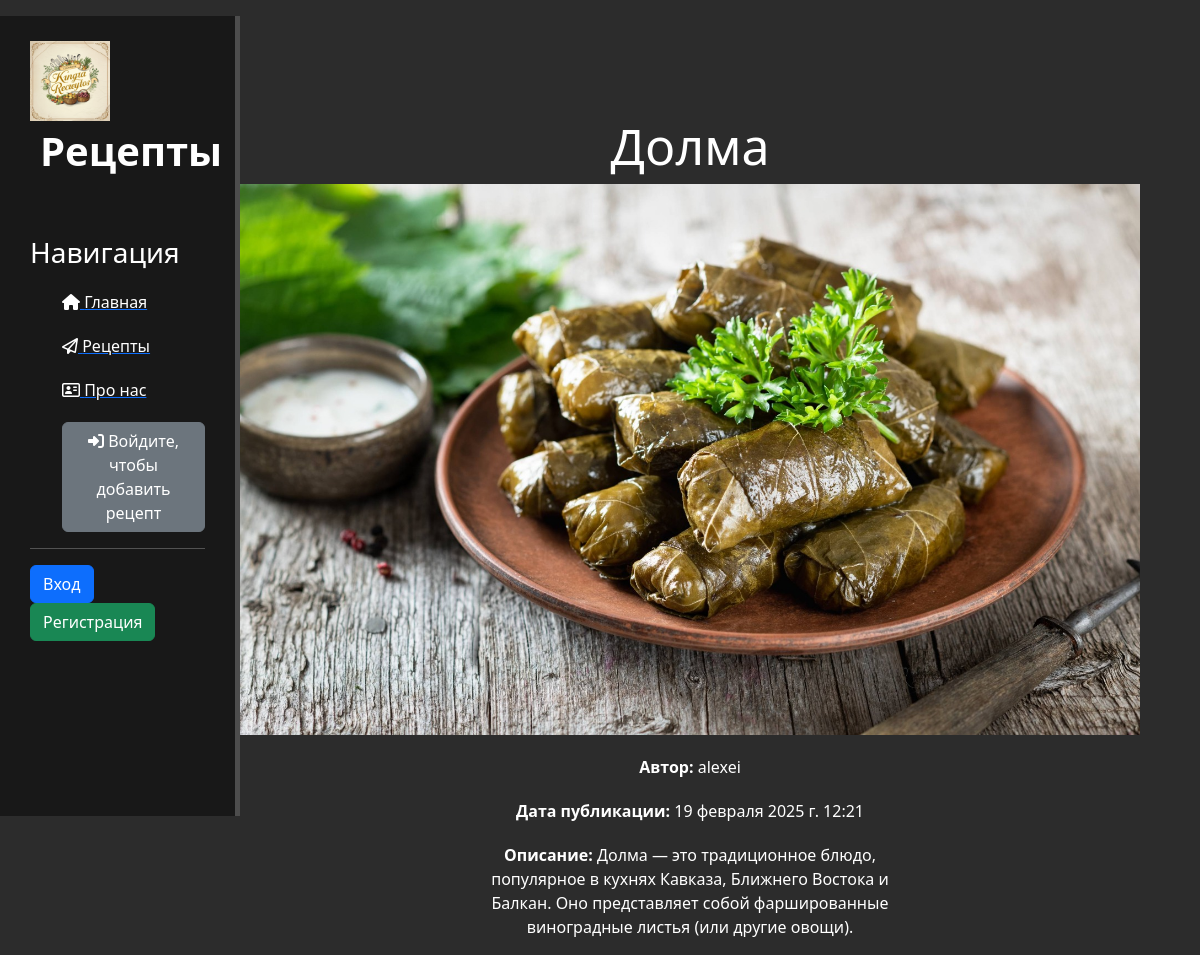
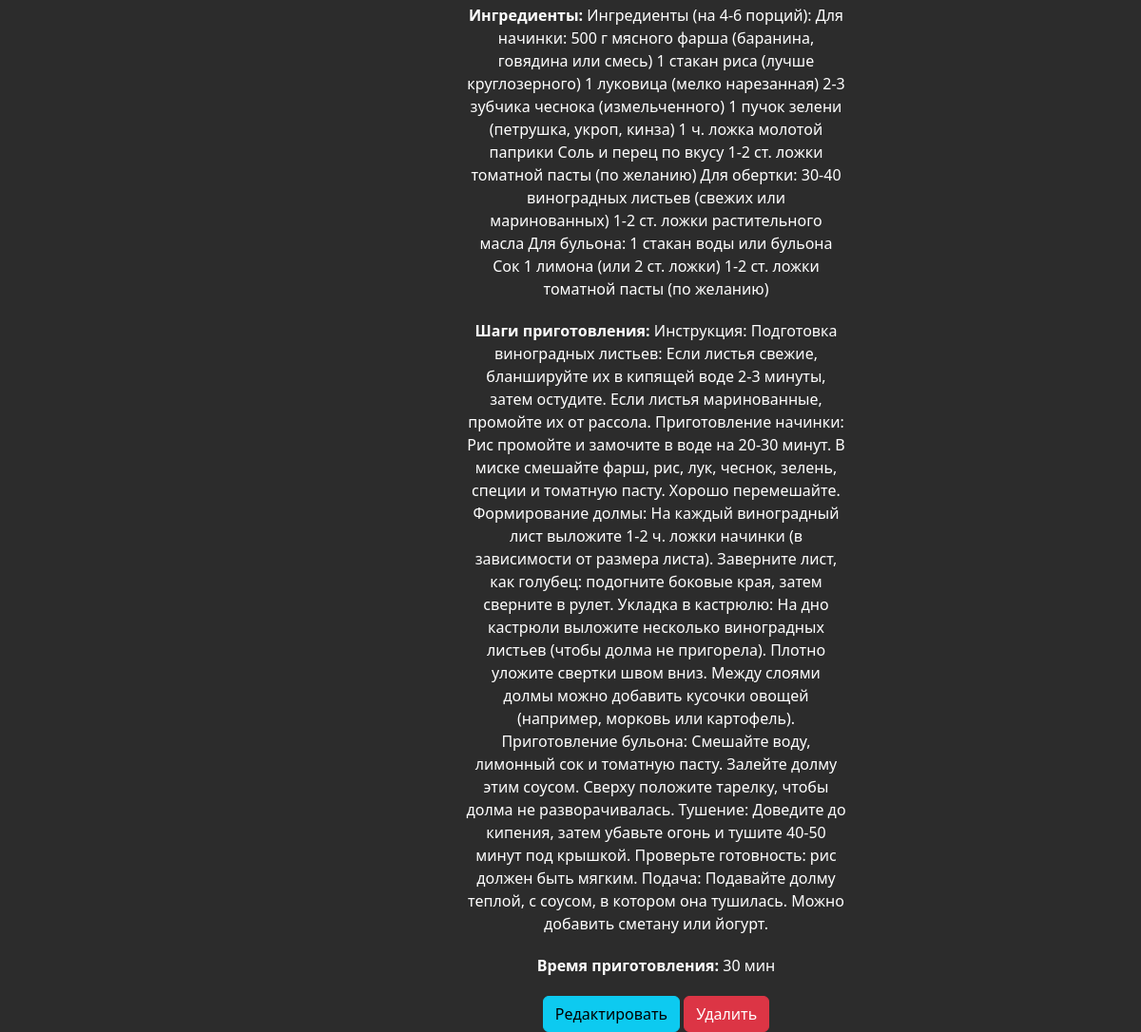
Page /recipes/6/ on the earlier database version (2 pictures, top to bottom).
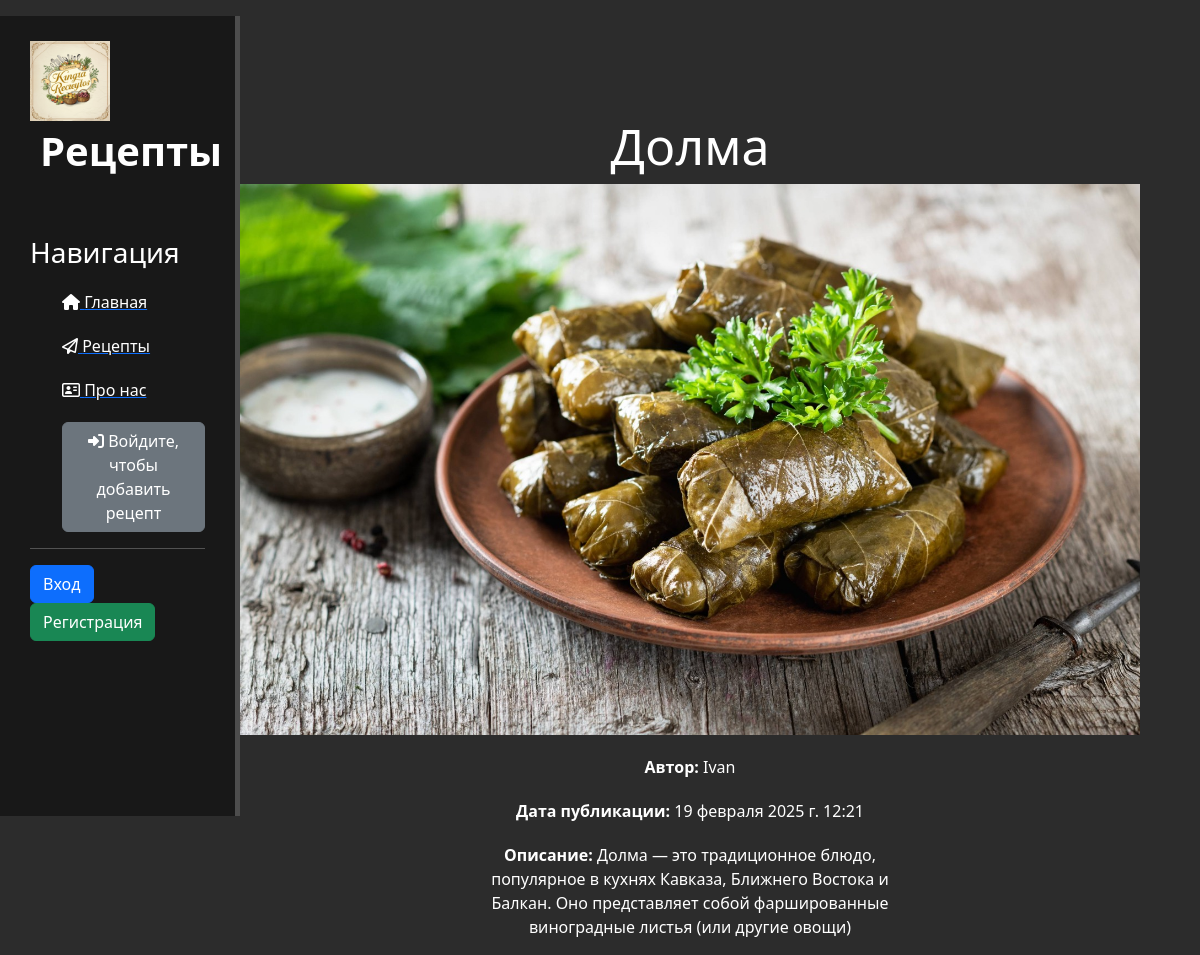
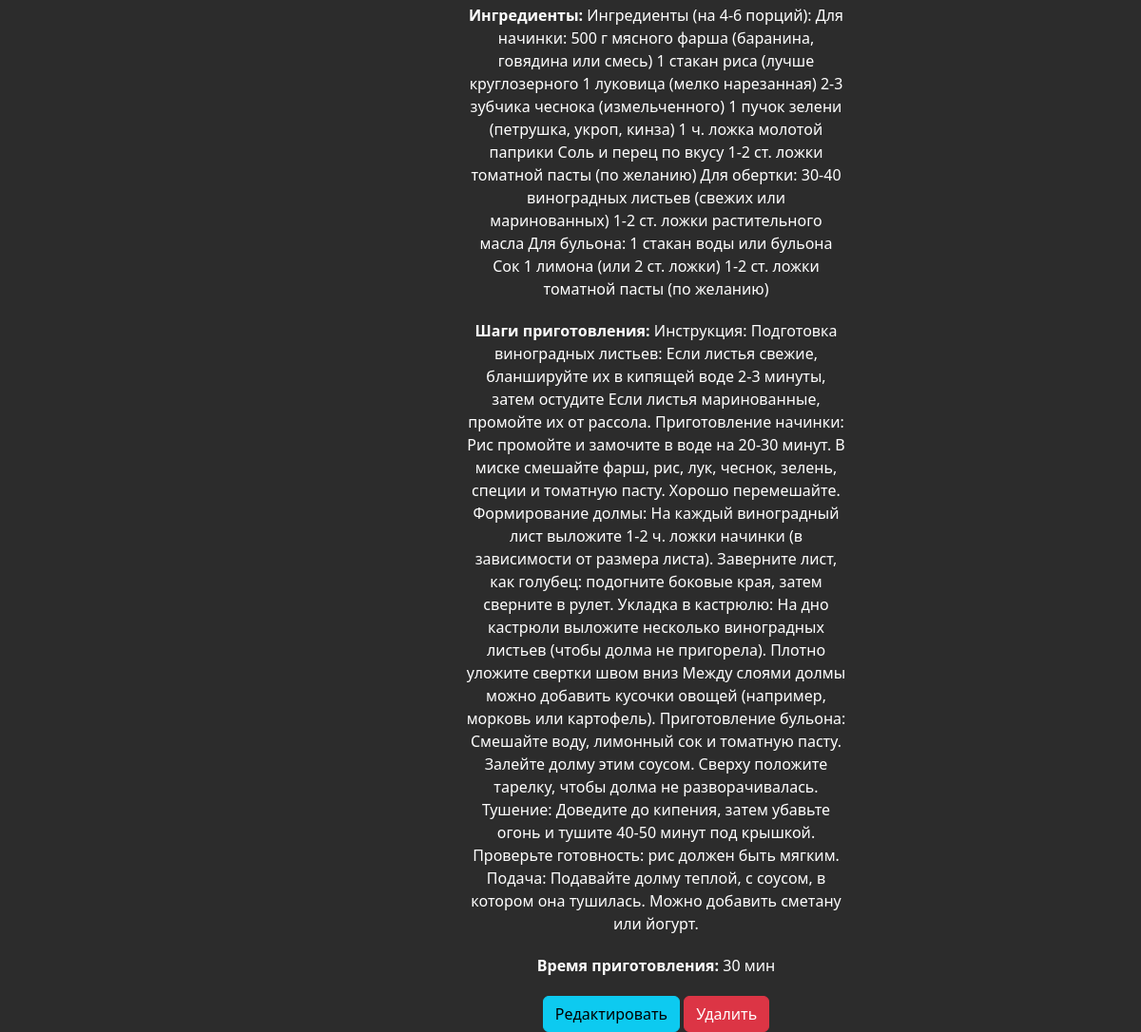
Same page on the later database version (2 pictures, top to bottom).
### recipes/models.py (models this page shows, shortened)
class Recipes(models.Model):
    title = models.CharField('Название', max_length=100)
    description = models.TextField('Описание', default='')
    steps = models.TextField('Шаги приготовления', default='')
    cooking_time = models.PositiveIntegerField('Время приготовления (мин)')
    ingredients = models.TextField('Ингредиенты', default='')
    image = models.ImageField('Изображение', upload_to='recipes/', blank=True, null=True)
    date = models.DateTimeField('Дата публикации', auto_now_add=True)
    author = models.ForeignKey(User, on_delete=models.CASCADE, verbose_name='Автор', default=1)
    class Meta:
        verbose_name = 'Рецепт'
        verbose_name_plural = 'Рецепты'

### recipes/views.py (the view)
# urls.py: path('<int:pk>/', views.RecipesDetailView.as_view(), name='recipes-detail'),
class RecipesDetailView(DetailView):
    model = Recipes
    template_name = 'recipes/details_view.html'
    context_object_name = 'recipe'

### recipes/templates/recipes/details_view.html (shortened to what this page needs)
{% extends 'main/layout.html' %}
{% block content %}
    <div class="features">
        <h1>{{ recipe.title }}</h1>
        {% if recipe.image %}
            <img src="{{ recipe.image.url }}" alt="{{ recipe.title }}" class="img-fluid">
        {% endif %}
        <p><strong>Автор:</strong> {{ recipe.author.username }}</p>
        <p><strong>Дата публикации:</strong> {{ recipe.date }}</p>
        <p><strong>Описание:</strong> {{ recipe.description }}</p>
        <p><strong>Ингредиенты:</strong> {{ recipe.ingredients }}</p>
        <p><strong>Шаги приготовления:</strong> {{ recipe.steps }}</p>
        <p><strong>Время приготовления:</strong> {{ recipe.cooking_time }} мин</p>
        {% if recipe and recipe.pk %}
            <a href="{% url 'recipes-update' pk=recipe.pk %}" class="btn btn-info">Редактировать</a>
            <a href="{% url 'recipes-delete' pk=recipe.pk %}" class="btn btn-danger">Удалить</a>
        {% endif %}
    </div>
{% endblock %}

Differences in the rows shown:
changed Recipes "Долма": author.username "alexei" → "Ivan"; description "…виноградные листья (или другие овощи)." → "…виноградные листья (или другие овощи)"; ingredients "…1 стакан риса (лучше круглозерного) 1 луковица (мелко нарезанная)…" → "…1 стакан риса (лучше круглозерного 1 луковица (мелко нарезанная)…"; steps "…воде 2-3 минуты, затем остудите. Если листья маринованные, промойте их от рассола. Приготовление начинки: Рис промойте и замочите в воде на 20-30 минут. В миске смешайте фарш, рис, лук, чеснок, зелень, специи и томатную пасту. Хорошо перемешайте. Формирование долмы: На каждый виноградный лист выложите 1-2 ч. ложки начинки (в зависимости от размера листа). Заверните лист, как голубец: подогните боковые края, затем сверните в рулет. Укладка в кастрюлю: На дно кастрюли выложите несколько виноградных листьев (чтобы долма не пригорела). Плотно уложите свертки швом вниз. Между слоями долмы можно…" → "…воде 2-3 минуты, затем остудите Если листья маринованные, промойте их от рассола. Приготовление начинки: Рис промойте и замочите в воде на 20-30 минут. В миске смешайте фарш, рис, лук, чеснок, зелень, специи и томатную пасту. Хорошо перемешайте. Формирование долмы: На каждый виноградный лист выложите 1-2 ч. ложки начинки (в зависимости от размера листа). Заверните лист, как голубец: подогните боковые края, затем сверните в рулет. Укладка в кастрюлю: На дно кастрюли выложите несколько виноградных листьев (чтобы долма не пригорела). Плотно уложите свертки швом вниз Между слоями долмы можно…"
